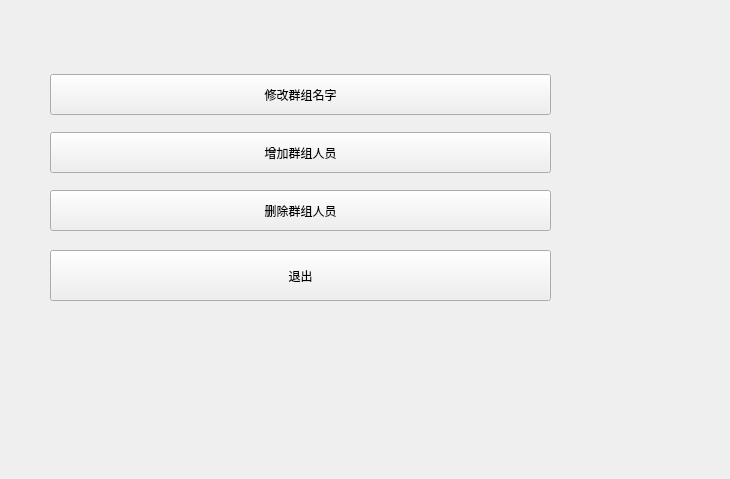
<?xml version="1.0" encoding="UTF-8"?>
<ui version="4.0">
 <class>groupmanage</class>
 <widget class="QWidget" name="groupmanage">
  <property name="geometry">
   <rect>
    <x>0</x>
    <y>0</y>
    <width>730</width>
    <height>479</height>
   </rect>
  </property>
  <property name="windowTitle">
   <string>Form</string>
  </property>
  <widget class="QPushButton" name="AddGroupPerson">
   <property name="geometry">
    <rect>
     <x>50</x>
     <y>132</y>
     <width>501</width>
     <height>41</height>
    </rect>
   </property>
   <property name="styleSheet">
    <string notr="true">font: 14pt &quot;微软雅黑&quot;;</string>
   </property>
   <property name="text">
    <string>增加群组人员</string>
   </property>
  </widget>
  <widget class="QPushButton" name="quit">
   <property name="geometry">
    <rect>
     <x>50</x>
     <y>250</y>
     <width>501</width>
     <height>51</height>
    </rect>
   </property>
   <property name="styleSheet">
    <string notr="true">font: 14pt &quot;微软雅黑&quot;;</string>
   </property>
   <property name="text">
    <string>退出</string>
   </property>
  </widget>
  <widget class="QPushButton" name="ModGroupName">
   <property name="geometry">
    <rect>
     <x>50</x>
     <y>74</y>
     <width>501</width>
     <height>41</height>
    </rect>
   </property>
   <property name="styleSheet">
    <string notr="true">font: 14pt &quot;微软雅黑&quot;;</string>
   </property>
   <property name="text">
    <string>修改群组名字</string>
   </property>
  </widget>
  <widget class="QPushButton" name="DeleteGroupPerson">
   <property name="geometry">
    <rect>
     <x>50</x>
     <y>190</y>
     <width>501</width>
     <height>41</height>
    </rect>
   </property>
   <property name="styleSheet">
    <string notr="true">font: 14pt &quot;微软雅黑&quot;;</string>
   </property>
   <property name="text">
    <string>删除群组人员</string>
   </property>
  </widget>
 </widget>
 <resources/>
 <connections/>
</ui>
